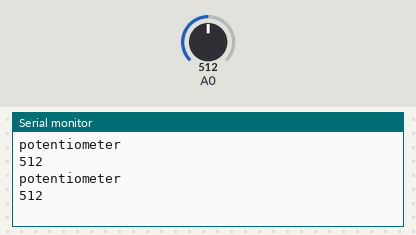
A sketch run on a simulated Arduino Uno, built with avr-gcc and run on an emulated ATmega328P. Shown: the last lines printed to the serial monitor. The inputs (shaded band) are chosen by the test bench; at power-on: A0 = 512.

Above: at 1.8 s.
1.9 s: A0 set to 716
At 2.8 s:
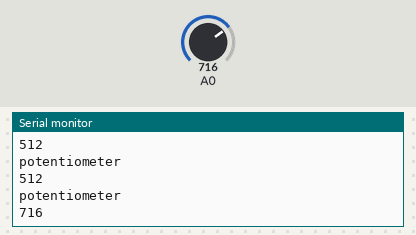
3.4 s: A0 set to 900
At 4.8 s:
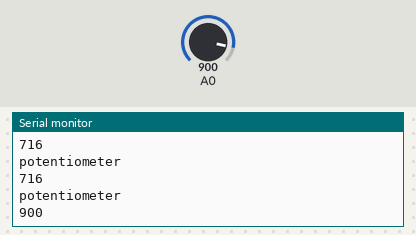
Timing chart, 0 to 6.4 s (numbered marks = the images above; inputs shaded):
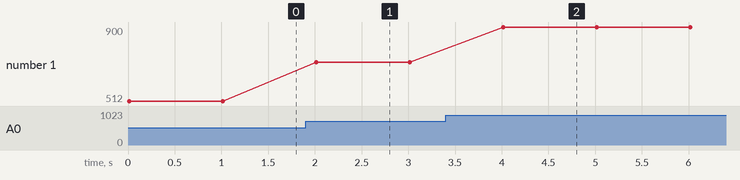

The sketch:

Painting.ino
```cpp
void setup() {
  // put your setup code here, to run once:
  Serial.begin(9600);
}

void loop() {
  // put your main code here, to run repeatedly:
  int potValue = analogRead(A0);
  Serial.println("potentiometer");
  Serial.println(potValue);

  delay(1000);
  }
```

Measured:
- after the input at 1.9 s, the serial monitor: prints a new line after 0.12 s (image 1)
- after the input at 3.4 s, the serial monitor: prints a new line after 0.62 s (image 2)
- plotted number 1: 512 → 716 after the input at 1.9 s, 716 → 900 after the input at 3.4 s
